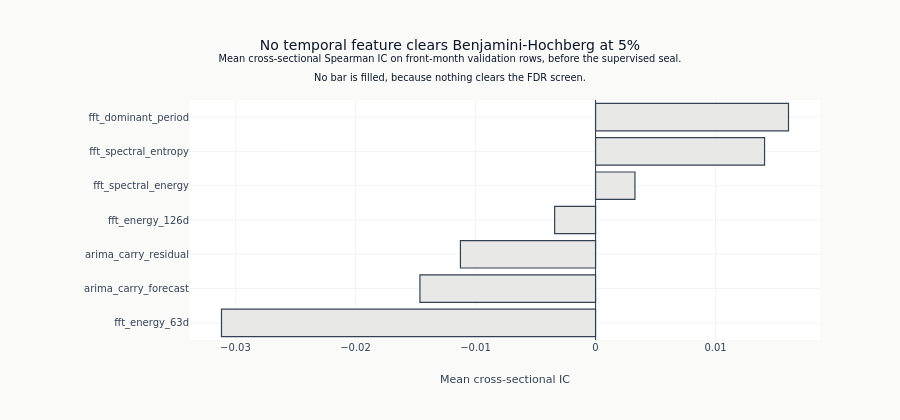

Notebook cell for this chart:
### Markdown cell above
### What the Screen Found

Signed mean IC per feature, sorted, with the bars that clear the Benjamini-Hochberg
screen filled and the rest drawn hollow. Read the FDR distinction rather than the
naive one: every temporal feature was screened against the same label on the same
validation rows, so that is a family, and a large per-feature t-statistic inside it
is not a discovery on its own. The alpha, the counts and the t-statistics are
printed above.

The two HMM features are absent from the chart because they are constant across
products within a decision date, so a cross-sectional rank correlation on them is
undefined. Nothing here says they are worthless: a regime variable acts by
conditioning other signals, and testing that needs an interaction or a
with-and-without model comparison. This stage runs neither, and neither does the
univariate screen in `05_evaluation`.

**This selects nothing.** Every feature above is already written to
`model_based.parquet` in section 7, whatever the bar says.

### Code cell
if temporal_ic:
    ic_rows = sorted(temporal_ic.items(), key=lambda item: item[1]["mean_ic"])
    names = [name for name, _ in ic_rows]
    values = [stats["mean_ic"] for _, stats in ic_rows]
    retained = [bool(stats["fdr_significant"]) for _, stats in ic_rows]
    # Filled where retained, hollow where not: the palette's dark end is four navies
    # that do not separate as bars, so the distinction is carried by lightness.
    fill = [
        (COLORS["blue"] if value >= 0 else COLORS["copper"]) if keep else COLORS["silver_muted"]
        for value, keep in zip(values, retained, strict=True)
    ]
    edge = [
        (COLORS["blue"] if value >= 0 else COLORS["copper"]) if keep else COLORS["neutral"]
        for value, keep in zip(values, retained, strict=True)
    ]
    fig = go.Figure(
        go.Bar(
            x=values,
            y=names,
            orientation="h",
            marker={"color": fill, "line": {"color": edge, "width": 1.2}},
            showlegend=False,
        )
    )
    fig.add_vline(x=0, line_color=COLORS["neutral"], line_width=1)
    fig.update_layout(
        title=(
            "No temporal feature clears Benjamini-Hochberg at 5%"
            if n_fdr_sig == 0
            else "Temporal feature IC on the validation folds"
        )
        + (
            "<br><sup>Mean cross-sectional Spearman IC on front-month validation rows, "
            "before the supervised seal.<br>"
            + (
                "No bar is filled, because nothing clears the FDR screen.</sup>"
                if n_fdr_sig == 0
                else "Filled bars clear the FDR screen; hollow bars do not.</sup>"
            )
        ),
        xaxis_title="Mean cross-sectional IC",
        yaxis_title="",
        height=420,
        margin={"l": 190},
    )
    fig.show()
else:
    print("Validation IC chart omitted: no feature produced enough per-date observations.")

### Figure 1 — Plotly figure (JSON) as saved in the notebook; plotly's stock layout.template omitted (floating-point values rounded to 4 significant figures)
{"data": [{"marker": {"color": ["#e8e8e6", "#e8e8e6", "#e8e8e6", "#e8e8e6", "#e8e8e6", "#e8e8e6", "#e8e8e6"], "line": {"color": ["#334155", "#334155", "#334155", "#334155", "#334155", "#334155", "#334155"], "width": 1.2}}, "orientation": "h", "showlegend": false, "type": "bar", "x": [-0.03116, -0.01463, -0.01126, -0.003408, 0.003284, 0.01408, 0.01607], "y": ["fft_energy_63d", "arima_carry_forecast", "arima_carry_residual", "fft_energy_126d", "fft_spectral_energy", "fft_spectral_entropy", "fft_dominant_period"]}], "layout": {"height": 420, "margin": {"l": 190}, "shapes": [{"line": {"color": "#334155", "width": 1}, "type": "line", "x0": 0, "x1": 0, "xref": "x", "y0": 0, "y1": 1, "yref": "y domain"}], "title": {"text": "No temporal feature clears Benjamini-Hochberg at 5%<br><sup>Mean cross-sectional Spearman IC on front-month validation rows, before the supervised seal.<br>No bar is filled, because nothing clears the FDR screen.</sup>"}, "xaxis": {"title": {"text": "Mean cross-sectional IC"}}, "yaxis": {"title": {"text": ""}}}}
